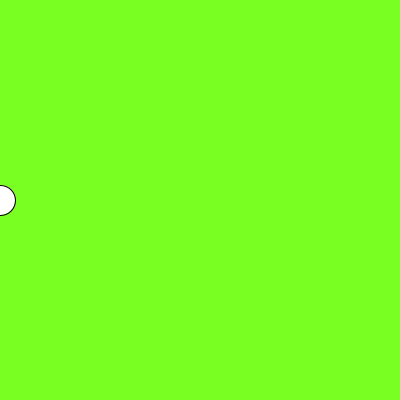
Frame 1 (no input)
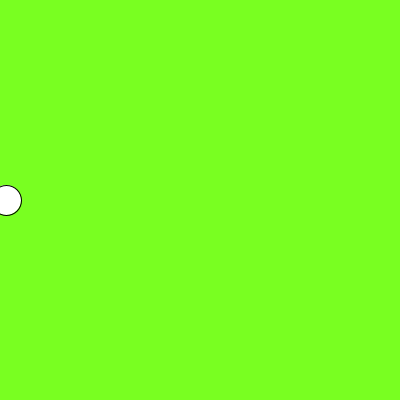
Frame 2 (the mouse pressed at the canvas centre, redrawn once)

The Processing sketch that drew these frames (run headless with seeded random() and noise(); the mouse was pressed at the canvas centre and the sketch redrawn once):

// Processing sketch: processing_167237
// ── processing_167237.pde

//move a shape from left to right across the screen. when it moves off the right edge, return it to the left

int x=-0;

void setup ()
{ size (400,400);
noLoop();
;}

void draw ()
{background(121,255,33);
  ellipse(x,height/2,30,30);
 x+=6;
 
 if (x>width)
 { x=0;
 }
}
